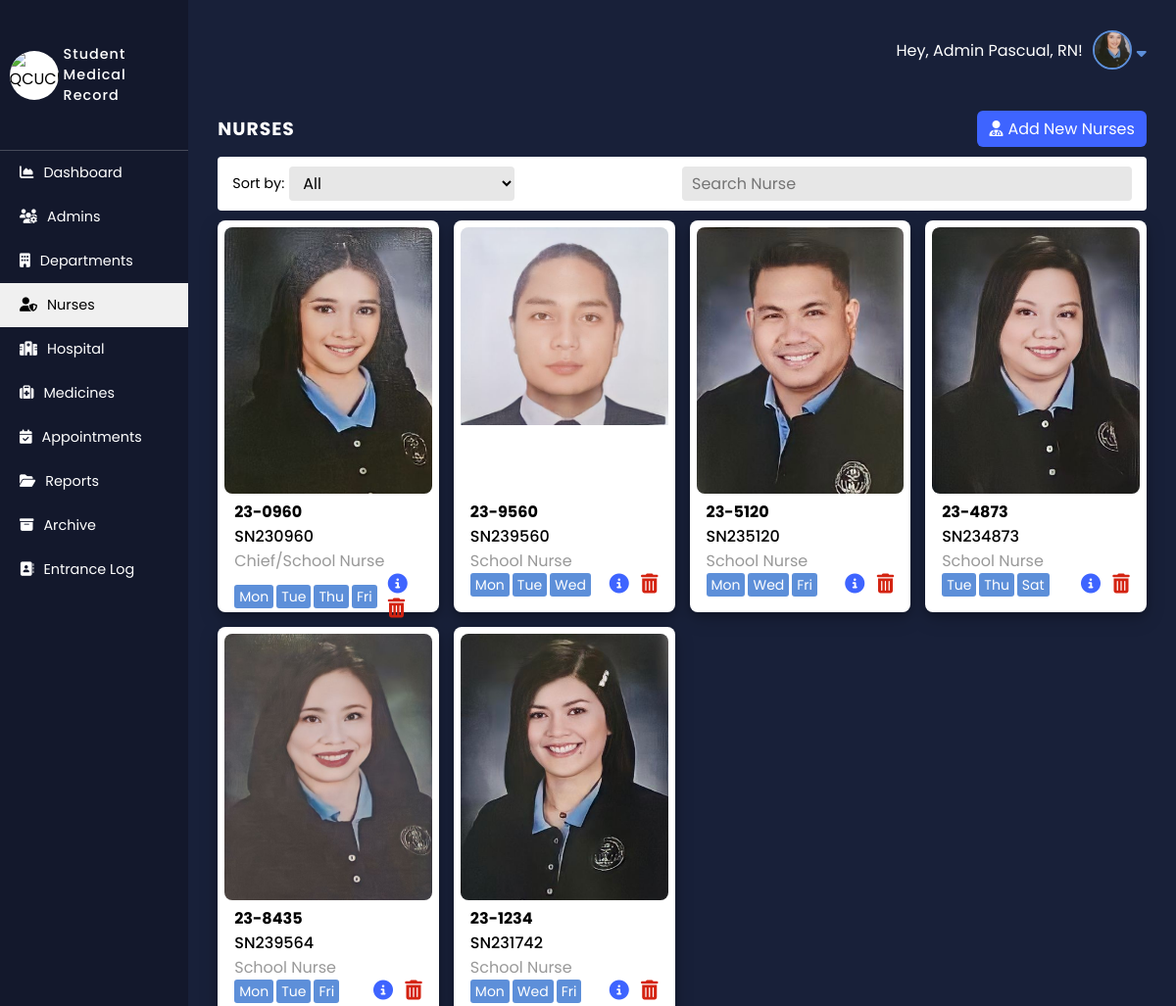
/Admin-Side/pages/nurses.php (signed in), run on the app's committed database.
### tables this page shows
CREATE TABLE `nurses` (
  `id` int(255) NOT NULL,
  `emp_id` varchar(20) NOT NULL,
  `username` varchar(50) NOT NULL,
  `password` varchar(50) NOT NULL,
  `profile_pic` varchar(255) NOT NULL,
  `lastname` varchar(255) NOT NULL,
  `firstname` varchar(255) NOT NULL,
  `middlename` varchar(255) NOT NULL,
  `gender` varchar(255) NOT NULL,
  `position` varchar(255) NOT NULL,
  `campus` varchar(50) NOT NULL,
  `Department` varchar(255) NOT NULL,
  `contact_num` varchar(15) NOT NULL,
  `email` varchar(255) NOT NULL,
  `yrs_of_service` int(255) NOT NULL,
  `qr_code` varchar(255) NOT NULL,
  `birthdate` date DEFAULT NULL,
  `isArchive` tinyint(1) NOT NULL
);

CREATE TABLE `nurse_schedule` (
  `id` int(11) NOT NULL,
  `emp_id` varchar(20) NOT NULL,
  `schedule_day` varchar(55) NOT NULL
);

### Admin-Side/functions/admin.php (called while the page is built, shortened)
<?php
function fetchAdmin($conn, $id){
   if($id == null) {
      $sel = "SELECT * FROM `admins`
      WHERE `isArchive` = 0 ORDER BY `user_id` DESC";
   } else {
      $sel = "SELECT * FROM `admins` WHERE `user_id` = $id AND `isArchive` = 0";
   }
   $qry = mysqli_query($conn, $sel);
   return $qry;
}
?>

### Admin-Side/includes/function-header.php (called while the page is built, shortened)
<?php
   include "../includes/db_conn.php";
   include "../functions/admin.php";
   include "../functions/nurse.php";
   include "../functions/report.php";
   $id = $_SESSION['user_id'];
   $admin_logged_res = fetchAdmin($conn, $id);
   $admin_logged = mysqli_fetch_assoc($admin_logged_res);
   $nurse_result = fetchAllNurse($conn);
   $total_nurse = mysqli_num_rows($nurse_result);
?>

### Admin-Side/functions/nurse.php (called while the page is built, shortened)
<?php
function fetchAllNurse($conn){
   $sel = "SELECT * FROM `nurses` WHERE `isArchive` = 0 ORDER BY `id` DESC";
   $res = mysqli_query($conn, $sel);
   return $res;
}
function fetchScheduleByNurse($conn, $empID) {
   $sel = "SELECT *, LEFT(schedule_day, 3) AS `day` FROM `nurse_schedule`
   WHERE `emp_id` = '$empID'
   ORDER BY `id` ASC";
   $res = mysqli_query($conn, $sel);
   return $res;
}
?>

### Admin-Side/pages/nurses.php (the view, shortened to what this page needs)
<?php
   include "../includes/function-header.php";
?>
<!DOCTYPE html>
<html lang="en">
<head>
   <?php include "../includes/head.php"; ?>
   <link rel="stylesheet" href="../css/nurse.css">
</head>
<body>
   <nav class="side-panel">
      <div class="nav-header">
         <div class="img-logo">
            <div class="img-handler">
               <img src="../assets/QCUClinicLogo.png" alt="QCUClinicLogo.png">
            </div>
         </div>
         <div class="title-logo">
            <p> Student Medical Record </p>
         </div>
      </div>
      <div class="primary-nav">
         <ul>
            <li>
               <a href="./dashboard.php" >
                  <i class="fas fa-chart-area fas-line"></i> Dashboard
               </a>
            </li>
            <li>
               <a href="./admin.php" >
                  <i class="fas fa-users-cog"></i> Admins
               </a>
            </li>
            <li>
               <a href="./department.php" >
                  <i class="fas fa-building    "></i> Departments
               </a>
            </li>
            <li>
               <a href="./nurses.php" class="isSelected">
                  <i class="fas fa-user-shield    "></i> Nurses
               </a>
            </li>
            <li>
               <a href="./hospital.php">
                  <i class="fas fa-hospital    "></i> Hospital
               </a>
            </li>
            <li>
               <a href="./medicine.php">
                  <i class="fas fa-medkit    "></i> Medicines
               </a>
            </li>
            <li>
               <a href="./appointment.php">
                  <i class="fas fa-calendar-check    "></i> Appointments
               </a>
            </li>
            <li>
               <a href="./reports.php">
                  <i class="fas fa-folder-open    "></i> Reports
               </a>
            </li>
            <li>
               <a href="./archive.php">
                  <i class="fas fa-archive    "></i> Archive
               </a>
            </li>
            <li>
               <a href="./entrance-log.php">
                  <i class="fas fa-address-book    "></i> Entrance Log
               </a>
            </li>
         </ul>
      </div>
   </nav>
   <main>
      <?php include "../includes/main-header.php" ?>
      <div class="main-content">
         <div class="nurse-container">
            <div class="content-header">
               <h3> Nurses </h3>
               <button class="add-nurse">
                  <i class="fas fa-user-md    "></i>
                  <p>  Add new nurses </p>
               </button>
            </div>
            <div class="filter">
               <div class="sort sort-nurse">
                  <label for="nurse-sort"> Sort by: </label>
                  <select name="sort" id="nurse-sort">
                     <option value="id"> All </option>
                  </select>
               </div>
               <div class="search search-nurse">
                  <input type="search" name="search" id="nurse-search" placeholder="Search Nurse">
               </div>
            </div>
            <div class="nurse-list-container">
               <div class="card_container" id="nurse-container">
                  <?php
                     if($total_nurse > 0) {
                        while($nurse_row = mysqli_fetch_assoc($nurse_result)) {
                           $nurseSched_res = fetchScheduleByNurse($conn, $nurse_row['emp_id']);
                           ?>
                              <div class="card">
                                 <div class="image-holder"><img src="../assets/<?=$nurse_row['profile_pic']?>" alt="" /></div>
                                 <div class="card_content">
                                    <span class="stud_id"> <?=$nurse_row['emp_id']?> </span>
                                     <span class="name"> <?=$nurse_row['username']?> </span>
                                    <span class="nurse"> <?=$nurse_row['position']?> </span>
                                    <div class="card_footer">
                                       <span class="date">
                                          <?php
                                             if(mysqli_num_rows($nurseSched_res) > 0){
                                                while($nurseSched_row = mysqli_fetch_assoc($nurseSched_res)){
                                                   echo "<span>".$nurseSched_row['day']."</span>";
                                                }
                                             } else {
                                                echo "No Schedule";
                                             }
                                          ?>
                                       </span>
                                       <span class="form-button">
                                          <a href="./veiw-nurse.php?emp_id=<?=$nurse_row['emp_id']?>" class="custom_btn nurseinfobtn" >
                                             <i class="fas fa-info-circle    "></i>
                                          </a>
                                          <button data-role="del-nurse" data-emp_id="<?=$nurse_row['emp_id']?>" data-uname="<?=$nurse_row['username']?>">
                                             <i class="fas fa-trash-alt"></i>
                                          </button>
                                       </span>
                                    </div>
                                 </div>
                              </div>
                           <?php
                        }
                     }
                  ?>
               </div>
            </div>
         </div>
      </div>
   </main>
</body>
</html>

### Admin-Side/includes/head.php (shortened to what this page needs)
<link rel="stylesheet" href="../css/main.css">
<link rel="stylesheet" href="https://cdnjs.cloudflare.com/ajax/libs/font-awesome/6.4.0/css/all.min.css" />

### Admin-Side/includes/main-header.php (shortened to what this page needs)
<header>
<div class="admin-profile">
   <div class="admin-text">
      <p> Hey, Admin <span style=""> <?=$admin_logged['lname']?></span>! </p>
   </div>
   <div class="profile" id="profile">
      <div class="img-handler">
         <img src="../assets/<?=$admin_logged['img']?>" alt="">
      </div>
      <div class="icon">
         <i class="fas fa-sort-down" aria-hidden="true"></i>
      </div>
   </div>
</div>
</header>

### Admin-Side/css/main.css (style rules this page uses)
:root { --primaryColor: #182039; --secondaryColor: #13182C; --primaryBgButton: #3E64FF; --hoverButton: #375ae3; --successBgButton: #5cd46e; --hoverSuccessButton: #4cb05b; --alertBgButton: #D42311; --hoverAlertButton: #b4200f; }
* { margin: 0; padding: 0; box-sizing: border-box; font-family: 'Poppins', 'Segoe UI', Tahoma, Geneva, Verdana, sans-serif; }
body { display: flex; align-items: center; }
.side-panel { width: 16%; height: 100vh; overflow: hidden; background-color: var(--secondaryColor); display: flex; flex-direction: column; justify-content: flex-start; }
.side-panel .nav-header { width: 100%; height: 15%; display: flex; align-items: center; justify-content: center; padding: 0 5%; border-bottom: 1px solid rgba(255, 255, 255, 0.22); }
.side-panel .nav-header .img-logo { margin-right: 5px; }
.side-panel .nav-header .img-logo .img-handler { width: 50px; height: 50px; border-radius: 50%; overflow: hidden; background-color: rgb(255, 255, 255); }
.side-panel .nav-header .img-logo .img-handler img { width: 100%; height: 100%; object-fit: cover; }
.side-panel .nav-header .title-logo { font-size: .9em; color: #fff; font-weight: 500; letter-spacing: 1px; }
.side-panel .primary-nav { width: 100%; height: 85%; }
.side-panel .primary-nav ul { width: 100%; height: 100%; }
.side-panel .primary-nav ul li { list-style: none; }
.side-panel .primary-nav ul li a { display: flex; align-items: center; justify-content: flex-start; padding: 12px 0; padding-left: 20px; color: #fff; text-decoration: none; font-size: .9em; transition: all ease-in-out .2s; }
.side-panel .primary-nav ul li a .fas { margin-right: 10px; }
.side-panel .primary-nav ul li a.isSelected { background-color: #f0f0f0; color: #000000; }
main { width: calc(100% - 16%); height: 100vh; background-color: var(--primaryColor); overflow: hidden; }
main header { width: 100%; height: 10%; display: flex; align-items: center; justify-content: flex-end; padding: 0 3%; }
main header .admin-profile { height: max-content; display: flex; align-items: center; justify-content: space-evenly; }
main header .admin-profile .admin-text { color: #fff; font-size: 1em; }
main header .admin-profile .profile { display: flex; align-items: center; margin-left: 10px; cursor: pointer; position: relative; }
main header .admin-profile .profile .img-handler { width: 40px; height: 40px; overflow: hidden; border-radius: 50%; border: 2px solid #5D8FD9 }
main header .admin-profile .profile .img-handler img { width: 100%; height: 100%; object-fit: cover; }
main header .admin-profile .profile .icon { margin-left: 5px; }
main header .admin-profile .profile .icon .fas { color: #5D8FD9; }
main .main-content { width: 100%; height: 90%; overflow-y: scroll; }
main .main-content > div { padding: 1% 3%; width: 100%; }
main .main-content > div .content-header { display: flex; align-items: center; justify-content: space-between; margin-bottom: 10px; }
main .main-content > div .content-header h3 { color: #fff; letter-spacing: 1px; text-transform: uppercase; }
main .main-content > div .content-header button { color: #fff; background-color: var(--primaryBgButton); display: flex; align-items: center; justify-content: center; padding: 6px 12px; font-size: 1em; border-radius: 6px; border: none; text-transform: capitalize; cursor: pointer; transition: all ease-in-out; }
main .main-content > div .content-header button .fas { margin-right: 5px; }

### data on the page
nurses: profile_pic (picture), emp "23-0960", username "SN230960", position "Chief/School Nurse"
nurse_schedule: day "Mon"
nurse_schedule: day "Tue"
nurse_schedule: day "Thu"
nurse_schedule: day "Fri"
nurses: profile_pic (picture), emp "23-9560", username "SN239560", position "School Nurse"
nurse_schedule: day "Mon"
nurse_schedule: day "Tue"
nurse_schedule: day "Wed"
nurses: profile_pic (picture), emp "23-5120", username "SN235120", position "School Nurse"
nurse_schedule: day "Mon"
nurse_schedule: day "Wed"
nurse_schedule: day "Fri"
nurses: profile_pic (picture), emp "23-4873", username "SN234873", position "School Nurse"
nurse_schedule: day "Tue"
nurse_schedule: day "Thu"
nurse_schedule: day "Sat"
nurses: profile_pic (picture), emp "23-8435", username "SN239564", position "School Nurse"
nurse_schedule: day "Mon"
nurse_schedule: day "Tue"
nurse_schedule: day "Fri"
nurses: profile_pic (picture), emp "23-1234", username "SN231742", position "School Nurse"
nurse_schedule: day "Mon"
nurse_schedule: day "Wed"
nurse_schedule: day "Fri"

### other printed values
$admin_logged['lname'] "Pascual, RN"
